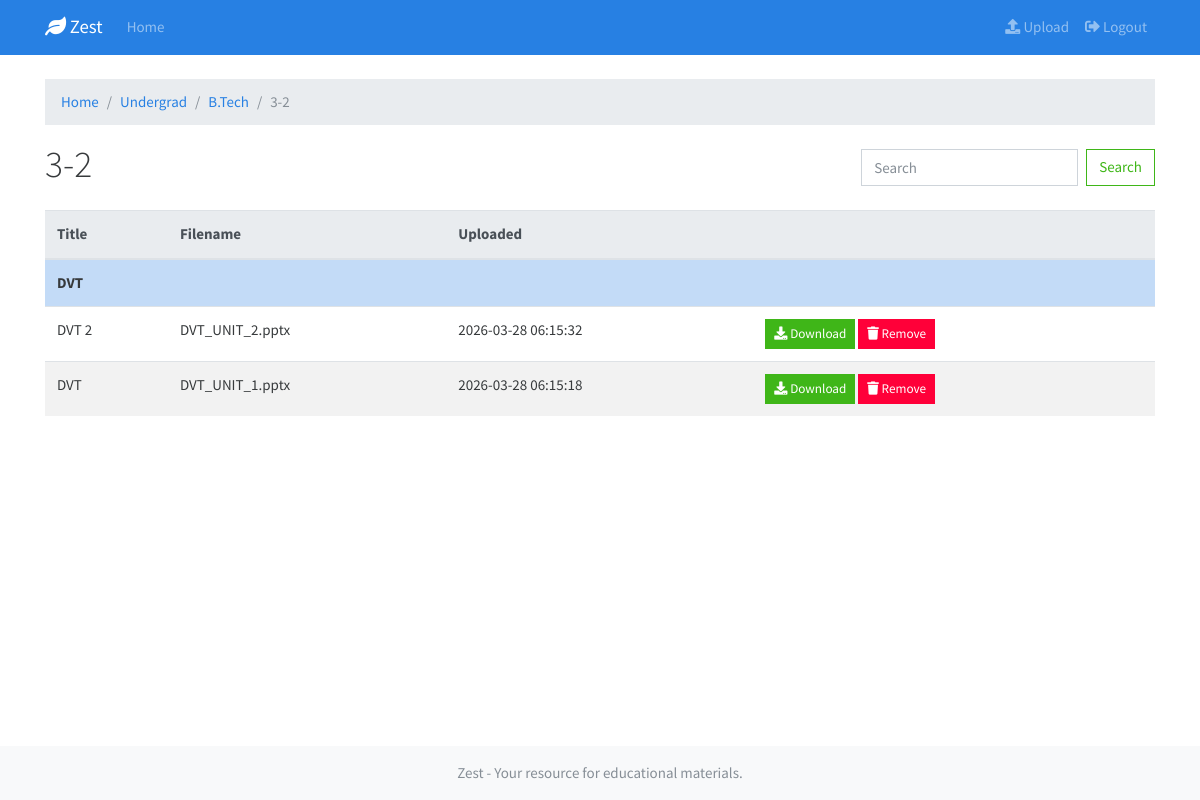
The app's page /undergrad/B.Tech/3-2 (signed in) with its own data.
### tables this page shows
CREATE TABLE resources (
    id INTEGER PRIMARY KEY AUTOINCREMENT,
    title TEXT NOT NULL,
    filename TEXT NOT NULL,
    filetype TEXT NOT NULL,
    level1 TEXT,
    level2 TEXT,
    level3 TEXT,
    subject TEXT,
    upload_date TIMESTAMP DEFAULT CURRENT_TIMESTAMP
);

### app.py (the view)
@app.route('/undergrad/<course>/<sem>')
def undergrad_sem(course, sem):
    conn = get_db_connection()
    resources = conn.execute('SELECT * FROM resources WHERE level1 = ? AND level2 = ? AND level3 = ? ORDER BY subject, upload_date DESC', ('Undergrad', course, sem)).fetchall()
    conn.close()
    return render_template('resource_list.html', resources=resources, breadcrumbs=[('Undergrad', '/undergrad'), (course, f'/undergrad/{course}'), (sem, '')])

### app.py (called while the page is built)
def get_db_connection():
    conn = sqlite3.connect('database.db')
    conn.row_factory = sqlite3.Row
    return conn

@app.before_request
def load_logged_in_user():
    user_id = session.get('user_id')
    if user_id is None:
        g.user = None
    else:
        conn = get_db_connection()
        g.user = conn.execute('SELECT * FROM users WHERE id = ?', (user_id,)).fetchone()
        conn.close()

### templates/resource_list.html (shortened to what this page needs)
{% extends "base.html" %}
{% block content %}
<nav aria-label="breadcrumb">
    <ol class="breadcrumb">
        <li class="breadcrumb-item"><a href="/">Home</a></li>
        {% for label, url in breadcrumbs %}
            {% if url %}
                <li class="breadcrumb-item"><a href="{{ url }}">{{ label }}</a></li>
            {% else %}
                <li class="breadcrumb-item active" aria-current="page">{{ label }}</li>
            {% endif %}
        {% endfor %}
    </ol>
</nav>
<div class="d-flex justify-content-between align-items-center mb-3">
    <h1>{{ breadcrumbs[-1][0] }}</h1>
    <form class="form-inline my-2 my-lg-0">
        <input class="form-control mr-sm-2" type="search" placeholder="Search" aria-label="Search">
        <button class="btn btn-outline-success my-2 my-sm-0" type="submit">Search</button>
    </form>
</div>
<table class="table table-striped table-hover">
    <thead class="thead-light">
        <tr>
            <th>Title</th>
            <th>Filename</th>
            <th>Uploaded</th>
            <th></th>
        </tr>
    </thead>
    <tbody>
        {% set prev_subject = namespace(value=None) %}
        {% for resource in resources %}
        {% if resource.subject != prev_subject.value %}
        <tr class="table-primary">
            <td colspan="4"><strong>{{ resource.subject }}</strong></td>
        </tr>
        {% set prev_subject.value = resource.subject %}
        {% endif %}
        <tr>
            <td>{{ resource.title }}</td>
            <td>{{ resource.filename }}</td>
            <td>{{ resource.upload_date }}</td>
            <td><a href="/download/{{ resource.filename }}" class="btn btn-sm btn-success"><i class="fas fa-download"></i> Download</a>
                {% if g.user and g.user.is_admin %}
                <a href="/remove/{{ resource.filename }}" class="btn btn-sm btn-danger"><i class="fas fa-trash"></i> Remove</a>
                {% endif %}
            </td>
        </tr>
        {% endfor %}
    </tbody>
</table>
{% endblock %}

### templates/base.html (style rules this page uses)
body { display: flex; flex-direction: column; min-height: 100vh; }

### records on screen
resources: subject "DVT", title "DVT 2", filename "DVT_UNIT_2.pptx", upload_date "2026-03-28 06:15:32"
resources: title "DVT", filename "DVT_UNIT_1.pptx", upload_date "2026-03-28 06:15:18"

### other values on screen
{{ label }} "Undergrad" "B.Tech"
{{ label }} "3-2"
{{ breadcrumbs[-1][0] }} "3-2"
